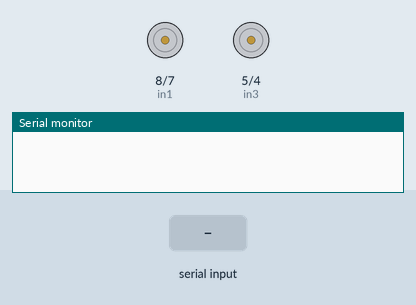
The sketch below on a simulated Arduino Uno, built with avr-gcc and run on an emulated ATmega328P. Parts: motor-driver pin pairs drawn as motors (green arrow = first pin HIGH = forward, orange = second pin HIGH = backward, longer = more drive, scaled by the enable pin), the last lines printed to the serial monitor. The test bench sets the inputs (shaded band).

Above: at 1.2 s.
1.3 s: "1" received over Serial
At 2.0 s:
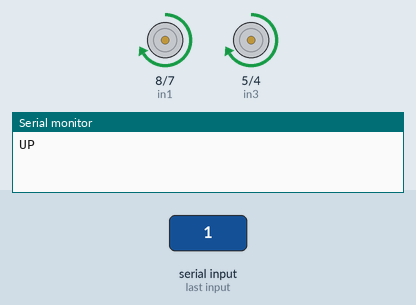
2.8 s: "2" received over Serial
At 3.2 s:
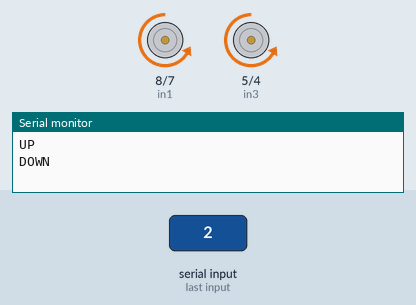
4.3 s: "3" received over Serial
At 5.5 s:
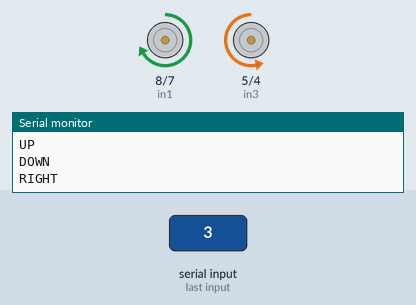
5.8 s: "4" received over Serial
At 6.6 s:
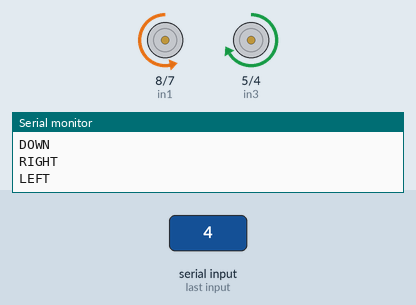
7.3 s: "5" received over Serial
At 7.8 s:
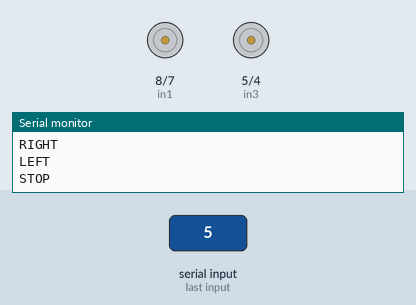
Timing chart, 0 to 9.8 s (numbered marks = the images above; inputs shaded):
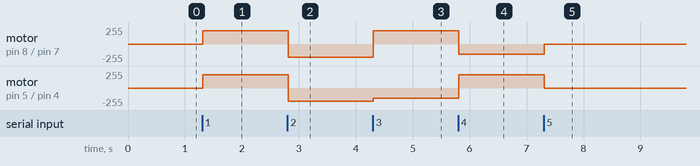

Measured:
- after the input at 1.3 s, motor on pin 8 (in1) / pin 7 (in2), motor on pin 5 (in3) / pin 4 (in4): stopped → forward 200/255 at once
- after the input at 2.8 s, motor on pin 8 (in1) / pin 7 (in2), motor on pin 5 (in3) / pin 4 (in4): forward 200/255 → backward 200/255 at once
- after the input at 4.3 s, motor on pin 8 (in1) / pin 7 (in2): backward 200/255 → forward 200/255 at once; motor on pin 5 (in3) / pin 4 (in4): backward 200/255 → backward 150/255 at once
- after the input at 5.8 s, motor on pin 8 (in1) / pin 7 (in2): forward 200/255 → backward 150/255 at once; motor on pin 5 (in3) / pin 4 (in4): backward 150/255 → forward 200/255 at once
- after the input at 7.3 s, motor on pin 8 (in1) / pin 7 (in2): backward 150/255 → stopped at once; motor on pin 5 (in3) / pin 4 (in4): forward 200/255 → stopped at once

The sketch:

sketch_nov09a.ino
```cpp
String voice;

// Motor A

int enA = 9;
int in1 = 8;
int in2 = 7;

// Motor B

int enB = 3;
int in3 = 5;
int in4 = 4;

void setup()
{

Serial.begin(9600);
  pinMode(enA, OUTPUT);
  pinMode(enB, OUTPUT);
  pinMode(in1, OUTPUT);
  pinMode(in2, OUTPUT);
  pinMode(in3, OUTPUT);
  pinMode(in4, OUTPUT);

}

void loop()
{
  while (Serial.available())
  {
  delay(10);
  char c = Serial.read();
  voice += c;
  }

  if (voice.length() > 0)
  {
       if(voice == "1")
       {
             Serial.println("UP");
  digitalWrite(in1, HIGH);
  digitalWrite(in2, LOW);

  analogWrite(enA, 200);

  digitalWrite(in3, HIGH);
  digitalWrite(in4, LOW);

  analogWrite(enB, 200);
       }
       if(voice == "2")
       {
             Serial.println("DOWN");
  digitalWrite(in1, LOW);
  digitalWrite(in2, HIGH);

  analogWrite(enA, 200);

  digitalWrite(in3, LOW);
  digitalWrite(in4, HIGH);

  analogWrite(enB, 200);
       }
       if(voice == "3")
       {
             Serial.println("RIGHT");
  digitalWrite(in1, HIGH);
  digitalWrite(in2, LOW);

  analogWrite(enA, 200);

  digitalWrite(in3, LOW);
  digitalWrite(in4, HIGH);

  analogWrite(enB, 150);
       }
       if(voice == "4")
       {
             Serial.println("LEFT");
  digitalWrite(in1, LOW);
  digitalWrite(in2, HIGH);

  analogWrite(enA, 150);

  digitalWrite(in3, HIGH);
  digitalWrite(in4, LOW);

  analogWrite(enB, 200);
       }
       if(voice == "5")
       {
             Serial.println("STOP");
  digitalWrite(in1, LOW);
  digitalWrite(in2, LOW);
  digitalWrite(in3, LOW);
  digitalWrite(in4, LOW);
       }
voice="";
}
}
```
